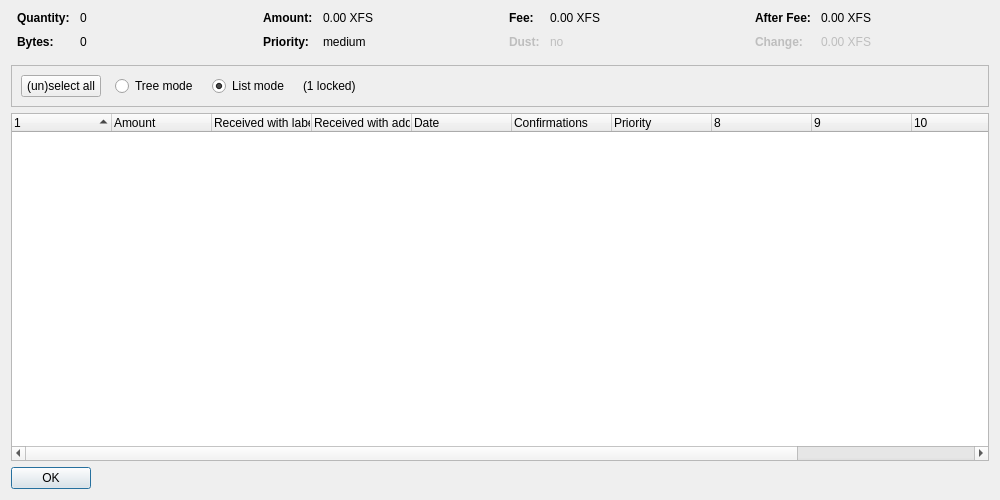
<?xml version="1.0" encoding="UTF-8"?>
<ui version="4.0">
 <class>SigmaCoinControlDialog</class>
 <widget class="QDialog" name="SigmaCoinControlDialog">
  <property name="geometry">
   <rect>
    <x>0</x>
    <y>0</y>
    <width>1000</width>
    <height>500</height>
   </rect>
  </property>
  <property name="windowTitle">
   <string>Coin Selection</string>
  </property>
  <layout class="QVBoxLayout" name="verticalLayout">
   <item>
    <layout class="QHBoxLayout" name="horizontalLayoutTop" stretch="0,0,0,0">
     <property name="topMargin">
      <number>0</number>
     </property>
     <property name="bottomMargin">
      <number>10</number>
     </property>
     <item>
      <layout class="QFormLayout" name="formLayoutCoinControl1">
       <property name="horizontalSpacing">
        <number>10</number>
       </property>
       <property name="verticalSpacing">
        <number>10</number>
       </property>
       <property name="leftMargin">
        <number>6</number>
       </property>
       <property name="rightMargin">
        <number>6</number>
       </property>
       <item row="0" column="0">
        <widget class="QLabel" name="labelCoinControlQuantityText">
         <property name="font">
          <font>
           <weight>75</weight>
           <bold>true</bold>
          </font>
         </property>
         <property name="text">
          <string>Quantity:</string>
         </property>
        </widget>
       </item>
       <item row="0" column="1">
        <widget class="QLabel" name="labelCoinControlQuantity">
         <property name="cursor">
          <cursorShape>IBeamCursor</cursorShape>
         </property>
         <property name="contextMenuPolicy">
          <enum>Qt::ActionsContextMenu</enum>
         </property>
         <property name="text">
          <string notr="true">0</string>
         </property>
         <property name="textInteractionFlags">
          <set>Qt::LinksAccessibleByMouse|Qt::TextSelectableByKeyboard|Qt::TextSelectableByMouse</set>
         </property>
        </widget>
       </item>
       <item row="1" column="0">
        <widget class="QLabel" name="labelCoinControlBytesText">
         <property name="font">
          <font>
           <weight>75</weight>
           <bold>true</bold>
          </font>
         </property>
         <property name="text">
          <string>Bytes:</string>
         </property>
        </widget>
       </item>
       <item row="1" column="1">
        <widget class="QLabel" name="labelCoinControlBytes">
         <property name="cursor">
          <cursorShape>IBeamCursor</cursorShape>
         </property>
         <property name="contextMenuPolicy">
          <enum>Qt::ActionsContextMenu</enum>
         </property>
         <property name="text">
          <string notr="true">0</string>
         </property>
         <property name="textInteractionFlags">
          <set>Qt::LinksAccessibleByMouse|Qt::TextSelectableByKeyboard|Qt::TextSelectableByMouse</set>
         </property>
        </widget>
       </item>
      </layout>
     </item>
     <item>
      <layout class="QFormLayout" name="formLayoutCoinControl2">
       <property name="horizontalSpacing">
        <number>10</number>
       </property>
       <property name="verticalSpacing">
        <number>10</number>
       </property>
       <property name="leftMargin">
        <number>6</number>
       </property>
       <property name="rightMargin">
        <number>6</number>
       </property>
       <item row="0" column="0">
        <widget class="QLabel" name="labelCoinControlAmountText">
         <property name="font">
          <font>
           <weight>75</weight>
           <bold>true</bold>
          </font>
         </property>
         <property name="text">
          <string>Amount:</string>
         </property>
        </widget>
       </item>
       <item row="0" column="1">
        <widget class="QLabel" name="labelCoinControlAmount">
         <property name="cursor">
          <cursorShape>IBeamCursor</cursorShape>
         </property>
         <property name="contextMenuPolicy">
          <enum>Qt::ActionsContextMenu</enum>
         </property>
         <property name="text">
          <string notr="true">0.00 XFS</string>
         </property>
         <property name="textInteractionFlags">
          <set>Qt::LinksAccessibleByMouse|Qt::TextSelectableByKeyboard|Qt::TextSelectableByMouse</set>
         </property>
        </widget>
       </item>
       <item row="1" column="0">
        <widget class="QLabel" name="labelCoinControlPriorityText">
         <property name="font">
          <font>
           <weight>75</weight>
           <bold>true</bold>
          </font>
         </property>
         <property name="text">
          <string>Priority:</string>
         </property>
        </widget>
       </item>
       <item row="1" column="1">
        <widget class="QLabel" name="labelCoinControlPriority">
         <property name="cursor">
          <cursorShape>IBeamCursor</cursorShape>
         </property>
         <property name="contextMenuPolicy">
          <enum>Qt::ActionsContextMenu</enum>
         </property>
         <property name="text">
          <string notr="true">medium</string>
         </property>
         <property name="textInteractionFlags">
          <set>Qt::LinksAccessibleByMouse|Qt::TextSelectableByKeyboard|Qt::TextSelectableByMouse</set>
         </property>
        </widget>
       </item>
      </layout>
     </item>
     <item>
      <layout class="QFormLayout" name="formLayoutCoinControl3">
       <property name="horizontalSpacing">
        <number>10</number>
       </property>
       <property name="verticalSpacing">
        <number>10</number>
       </property>
       <property name="leftMargin">
        <number>6</number>
       </property>
       <property name="rightMargin">
        <number>6</number>
       </property>
       <item row="0" column="0">
        <widget class="QLabel" name="labelCoinControlFeeText">
         <property name="font">
          <font>
           <weight>75</weight>
           <bold>true</bold>
          </font>
         </property>
         <property name="text">
          <string>Fee:</string>
         </property>
        </widget>
       </item>
       <item row="0" column="1">
        <widget class="QLabel" name="labelCoinControlFee">
         <property name="cursor">
          <cursorShape>IBeamCursor</cursorShape>
         </property>
         <property name="contextMenuPolicy">
          <enum>Qt::ActionsContextMenu</enum>
         </property>
         <property name="text">
          <string notr="true">0.00 XFS</string>
         </property>
         <property name="textInteractionFlags">
          <set>Qt::LinksAccessibleByMouse|Qt::TextSelectableByKeyboard|Qt::TextSelectableByMouse</set>
         </property>
        </widget>
       </item>
       <item row="1" column="0">
        <widget class="QLabel" name="labelCoinControlLowOutputText">
         <property name="enabled">
          <bool>false</bool>
         </property>
         <property name="font">
          <font>
           <weight>75</weight>
           <bold>true</bold>
          </font>
         </property>
         <property name="text">
          <string>Dust:</string>
         </property>
        </widget>
       </item>
       <item row="1" column="1">
        <widget class="QLabel" name="labelCoinControlLowOutput">
         <property name="enabled">
          <bool>false</bool>
         </property>
         <property name="cursor">
          <cursorShape>IBeamCursor</cursorShape>
         </property>
         <property name="contextMenuPolicy">
          <enum>Qt::ActionsContextMenu</enum>
         </property>
         <property name="text">
          <string notr="true">no</string>
         </property>
         <property name="textInteractionFlags">
          <set>Qt::LinksAccessibleByMouse|Qt::TextSelectableByKeyboard|Qt::TextSelectableByMouse</set>
         </property>
        </widget>
       </item>
      </layout>
     </item>
     <item>
      <layout class="QFormLayout" name="formLayoutCoinControl4">
       <property name="horizontalSpacing">
        <number>10</number>
       </property>
       <property name="verticalSpacing">
        <number>10</number>
       </property>
       <property name="leftMargin">
        <number>6</number>
       </property>
       <property name="rightMargin">
        <number>6</number>
       </property>
       <item row="0" column="0">
        <widget class="QLabel" name="labelCoinControlAfterFeeText">
         <property name="font">
          <font>
           <weight>75</weight>
           <bold>true</bold>
          </font>
         </property>
         <property name="text">
          <string>After Fee:</string>
         </property>
        </widget>
       </item>
       <item row="0" column="1">
        <widget class="QLabel" name="labelCoinControlAfterFee">
         <property name="cursor">
          <cursorShape>IBeamCursor</cursorShape>
         </property>
         <property name="contextMenuPolicy">
          <enum>Qt::ActionsContextMenu</enum>
         </property>
         <property name="text">
          <string notr="true">0.00 XFS</string>
         </property>
         <property name="textInteractionFlags">
          <set>Qt::LinksAccessibleByMouse|Qt::TextSelectableByKeyboard|Qt::TextSelectableByMouse</set>
         </property>
        </widget>
       </item>
       <item row="1" column="0">
        <widget class="QLabel" name="labelCoinControlChangeText">
         <property name="enabled">
          <bool>false</bool>
         </property>
         <property name="font">
          <font>
           <weight>75</weight>
           <bold>true</bold>
          </font>
         </property>
         <property name="text">
          <string>Change:</string>
         </property>
        </widget>
       </item>
       <item row="1" column="1">
        <widget class="QLabel" name="labelCoinControlChange">
         <property name="enabled">
          <bool>false</bool>
         </property>
         <property name="cursor">
          <cursorShape>IBeamCursor</cursorShape>
         </property>
         <property name="contextMenuPolicy">
          <enum>Qt::ActionsContextMenu</enum>
         </property>
         <property name="text">
          <string notr="true">0.00 XFS</string>
         </property>
         <property name="textInteractionFlags">
          <set>Qt::LinksAccessibleByMouse|Qt::TextSelectableByKeyboard|Qt::TextSelectableByMouse</set>
         </property>
        </widget>
       </item>
      </layout>
     </item>
    </layout>
   </item>
   <item>
    <widget class="QFrame" name="frame">
     <property name="minimumSize">
      <size>
       <width>0</width>
       <height>40</height>
      </size>
     </property>
     <property name="frameShape">
      <enum>QFrame::StyledPanel</enum>
     </property>
     <property name="frameShadow">
      <enum>QFrame::Sunken</enum>
     </property>
     <layout class="QHBoxLayout" name="horizontalLayout">
      <item>
       <layout class="QHBoxLayout" name="horizontalLayoutPanel" stretch="0,0,0,0,0">
        <property name="spacing">
         <number>14</number>
        </property>
        <item>
         <widget class="QPushButton" name="pushButtonSelectAll">
          <property name="sizePolicy">
           <sizepolicy hsizetype="Maximum" vsizetype="Fixed">
            <horstretch>0</horstretch>
            <verstretch>0</verstretch>
           </sizepolicy>
          </property>
          <property name="text">
           <string>(un)select all</string>
          </property>
          <property name="autoDefault">
           <bool>false</bool>
          </property>
         </widget>
        </item>
        <item>
         <widget class="QRadioButton" name="radioTreeMode">
          <property name="sizePolicy">
           <sizepolicy hsizetype="Maximum" vsizetype="Fixed">
            <horstretch>0</horstretch>
            <verstretch>0</verstretch>
           </sizepolicy>
          </property>
          <property name="text">
           <string>Tree mode</string>
          </property>
         </widget>
        </item>
        <item>
         <widget class="QRadioButton" name="radioListMode">
          <property name="sizePolicy">
           <sizepolicy hsizetype="Maximum" vsizetype="Fixed">
            <horstretch>0</horstretch>
            <verstretch>0</verstretch>
           </sizepolicy>
          </property>
          <property name="text">
           <string>List mode</string>
          </property>
          <property name="checked">
           <bool>true</bool>
          </property>
         </widget>
        </item>
        <item>
         <widget class="QLabel" name="labelLocked">
          <property name="text">
           <string notr="true">(1 locked)</string>
          </property>
         </widget>
        </item>
        <item>
         <spacer name="horizontalSpacer">
          <property name="orientation">
           <enum>Qt::Horizontal</enum>
          </property>
          <property name="sizeHint" stdset="0">
           <size>
            <width>40</width>
            <height>20</height>
           </size>
          </property>
         </spacer>
        </item>
       </layout>
      </item>
     </layout>
    </widget>
   </item>
   <item>
    <widget class="CoinControlTreeWidget" name="treeWidget">
     <property name="contextMenuPolicy">
      <enum>Qt::CustomContextMenu</enum>
     </property>
     <property name="sortingEnabled">
      <bool>false</bool>
     </property>
     <property name="columnCount">
      <number>12</number>
     </property>
     <attribute name="headerShowSortIndicator" stdset="0">
      <bool>true</bool>
     </attribute>
     <attribute name="headerStretchLastSection">
      <bool>false</bool>
     </attribute>
     <column>
      <property name="text">
       <string/>
      </property>
     </column>
     <column>
      <property name="text">
       <string>Amount</string>
      </property>
     </column>
     <column>
      <property name="text">
       <string>Received with label</string>
      </property>
     </column>
     <column>
      <property name="text">
       <string>Received with address</string>
      </property>
     </column>
     <column>
      <property name="text">
       <string>Date</string>
      </property>
     </column>
     <column>
      <property name="text">
       <string>Confirmations</string>
      </property>
      <property name="toolTip">
       <string>Confirmed</string>
      </property>
     </column>
     <column>
      <property name="text">
       <string>Priority</string>
      </property>
     </column>
     <column>
      <property name="text">
       <string/>
      </property>
     </column>
     <column>
      <property name="text">
       <string/>
      </property>
     </column>
     <column>
      <property name="text">
       <string/>
      </property>
     </column>
     <column>
      <property name="text">
       <string/>
      </property>
     </column>
     <column>
      <property name="text">
       <string/>
      </property>
     </column>
    </widget>
   </item>
   <item>
    <widget class="QDialogButtonBox" name="buttonBox">
     <property name="sizePolicy">
      <sizepolicy hsizetype="Maximum" vsizetype="Fixed">
       <horstretch>0</horstretch>
       <verstretch>0</verstretch>
      </sizepolicy>
     </property>
     <property name="orientation">
      <enum>Qt::Horizontal</enum>
     </property>
     <property name="standardButtons">
      <set>QDialogButtonBox::Ok</set>
     </property>
    </widget>
   </item>
  </layout>
 </widget>
 <customwidgets>
  <customwidget>
   <class>CoinControlTreeWidget</class>
   <extends>QTreeWidget</extends>
   <header>coincontroltreewidget.h</header>
  </customwidget>
 </customwidgets>
 <resources/>
 <connections/>
</ui>
